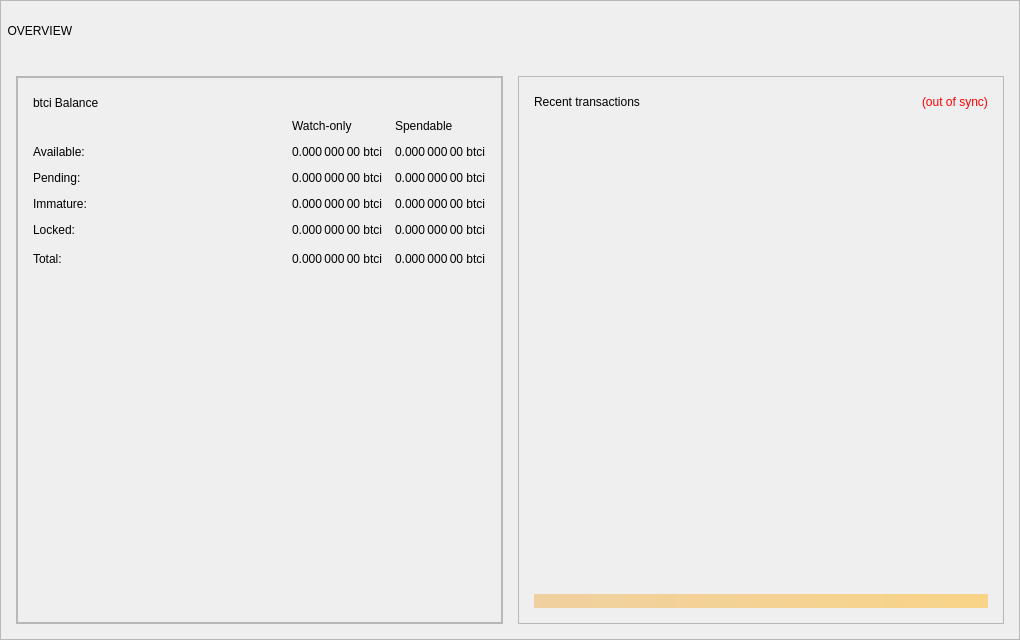
<?xml version="1.0" encoding="UTF-8"?>
<ui version="4.0">
 <class>OverviewPage</class>
 <widget class="QWidget" name="OverviewPage">
  <property name="geometry">
   <rect>
    <x>0</x>
    <y>0</y>
    <width>1020</width>
    <height>640</height>
   </rect>
  </property>
  <property name="minimumSize">
   <size>
    <width>900</width>
    <height>640</height>
   </size>
  </property>
  <property name="windowTitle">
   <string>Form</string>
  </property>
  <property name="styleSheet">
   <string notr="true"/>
  </property>
  <layout class="QVBoxLayout" name="topLayout" stretch="1">
   <property name="leftMargin">
    <number>0</number>
   </property>
   <property name="topMargin">
    <number>0</number>
   </property>
   <property name="rightMargin">
    <number>0</number>
   </property>
   <property name="bottomMargin">
    <number>0</number>
   </property>
   <item>
    <widget class="QFrame" name="frame_BG">
     <property name="minimumSize">
      <size>
       <width>400</width>
       <height>610</height>
      </size>
     </property>
     <property name="maximumSize">
      <size>
       <width>16777215</width>
       <height>16777215</height>
      </size>
     </property>
     <property name="frameShape">
      <enum>QFrame::StyledPanel</enum>
     </property>
     <property name="frameShadow">
      <enum>QFrame::Raised</enum>
     </property>
     <layout class="QVBoxLayout" name="verticalLayout_3" stretch="0">
      <property name="leftMargin">
       <number>0</number>
      </property>
      <property name="topMargin">
       <number>0</number>
      </property>
      <property name="rightMargin">
       <number>0</number>
      </property>
      <property name="bottomMargin">
       <number>6</number>
      </property>
      <item>
       <layout class="QVBoxLayout" name="verticalLayout_Master" stretch="0,1">
        <property name="leftMargin">
         <number>0</number>
        </property>
        <property name="topMargin">
         <number>0</number>
        </property>
        <property name="rightMargin">
         <number>0</number>
        </property>
        <property name="bottomMargin">
         <number>0</number>
        </property>
        <item>
         <widget class="QFrame" name="frame_Header">
          <layout class="QVBoxLayout" name="verticalLayout_Header" stretch="0">
           <property name="leftMargin">
            <number>0</number>
           </property>
           <property name="topMargin">
            <number>0</number>
           </property>
           <property name="rightMargin">
            <number>0</number>
           </property>
           <property name="bottomMargin">
            <number>0</number>
           </property>
           <item>
            <layout class="QHBoxLayout" name="horizontalLayout_Header" stretch="1,0,1">
             <property name="spacing">
              <number>6</number>
             </property>
             <item>
              <widget class="QLabel" name="labelOverviewHeaderLeft">
               <property name="minimumSize">
                <size>
                 <width>464</width>
                 <height>60</height>
                </size>
               </property>
               <property name="maximumSize">
                <size>
                 <width>16777215</width>
                 <height>60</height>
                </size>
               </property>
               <property name="font">
                <font/>
               </property>
               <property name="text">
                <string>  OVERVIEW</string>
               </property>
               <property name="alignment">
                <set>Qt::AlignLeading|Qt::AlignLeft|Qt::AlignVCenter</set>
               </property>
              </widget>
             </item>
             <item>
              <spacer name="horizontalSpacer_Header">
               <property name="orientation">
                <enum>Qt::Horizontal</enum>
               </property>
               <property name="sizeType">
                <enum>QSizePolicy::Expanding</enum>
               </property>
               <property name="sizeHint" stdset="0">
                <size>
                 <width>40</width>
                 <height>20</height>
                </size>
               </property>
              </spacer>
             </item>
             <item>
              <widget class="QLabel" name="labelOverviewHeaderRight">
               <property name="sizePolicy">
                <sizepolicy hsizetype="Minimum" vsizetype="Minimum">
                 <horstretch>0</horstretch>
                 <verstretch>0</verstretch>
                </sizepolicy>
               </property>
               <property name="minimumSize">
                <size>
                 <width>250</width>
                 <height>55</height>
                </size>
               </property>
               <property name="maximumSize">
                <size>
                 <width>250</width>
                 <height>55</height>
                </size>
               </property>
               <property name="font">
                <font/>
               </property>
               <property name="layoutDirection">
                <enum>Qt::RightToLeft</enum>
               </property>
               <property name="text">
                <string/>
               </property>
               <property name="alignment">
                <set>Qt::AlignRight|Qt::AlignTrailing|Qt::AlignVCenter</set>
               </property>
              </widget>
             </item>
            </layout>
           </item>
          </layout>
         </widget>
        </item>
        <item>
         <widget class="QFrame" name="frame_Content">
          <layout class="QVBoxLayout" name="verticalLayout_Content">
           <property name="leftMargin">
            <number>15</number>
           </property>
           <property name="topMargin">
            <number>9</number>
           </property>
           <property name="rightMargin">
            <number>15</number>
           </property>
           <property name="bottomMargin">
            <number>9</number>
           </property>
           <item>
            <layout class="QHBoxLayout" name="horizontalLayout_Content" stretch="1,1">
             <property name="spacing">
              <number>15</number>
             </property>
             <item>
              <layout class="QVBoxLayout" name="verticalLayout_left" stretch="1">
               <property name="spacing">
                <number>15</number>
               </property>
               <item>
                <widget class="QFrame" name="frameObfuscation">
                 <property name="minimumSize">
                  <size>
                   <width>0</width>
                   <height>0</height>
                  </size>
                 </property>
                 <property name="frameShape">
                  <enum>QFrame::StyledPanel</enum>
                 </property>
                 <property name="frameShadow">
                  <enum>QFrame::Raised</enum>
                 </property>
                 <layout class="QVBoxLayout" name="verticalLayout" stretch="0">
                  <property name="spacing">
                   <number>15</number>
                  </property>
                  <property name="leftMargin">
                   <number>0</number>
                  </property>
                  <property name="topMargin">
                   <number>0</number>
                  </property>
                  <property name="rightMargin">
                   <number>0</number>
                  </property>
                  <property name="bottomMargin">
                   <number>0</number>
                  </property>
                  <item>
                   <widget class="QFrame" name="frame_Balances">
                    <property name="autoFillBackground">
                     <bool>false</bool>
                    </property>
                    <property name="styleSheet">
                     <string notr="true">basckground-color:#fff;</string>
                    </property>
                    <property name="frameShape">
                     <enum>QFrame::StyledPanel</enum>
                    </property>
                    <property name="frameShadow">
                     <enum>QFrame::Raised</enum>
                    </property>
                    <layout class="QVBoxLayout" name="verticalLayout_4">
                     <property name="leftMargin">
                      <number>15</number>
                     </property>
                     <property name="topMargin">
                      <number>15</number>
                     </property>
                     <property name="rightMargin">
                      <number>15</number>
                     </property>
                     <property name="bottomMargin">
                      <number>15</number>
                     </property>
                     <item>
                      <layout class="QGridLayout" name="gridLayout_2">
                       <item row="0" column="1">
                        <spacer name="horizontalSpacer_3">
                         <property name="orientation">
                          <enum>Qt::Horizontal</enum>
                         </property>
                         <property name="sizeHint" stdset="0">
                          <size>
                           <width>40</width>
                           <height>20</height>
                          </size>
                         </property>
                        </spacer>
                       </item>
                       <item row="0" column="0" alignment="Qt::AlignLeft">
                        <widget class="QLabel" name="label_5">
                         <property name="minimumSize">
                          <size>
                           <width>0</width>
                           <height>20</height>
                          </size>
                         </property>
                         <property name="font">
                          <font/>
                         </property>
                         <property name="text">
                          <string>btci Balance</string>
                         </property>
                        </widget>
                       </item>
                      </layout>
                     </item>
                     <item>
                      <layout class="QGridLayout" name="gridLayout">
                       <property name="spacing">
                        <number>12</number>
                       </property>
                       <item row="3" column="0">
                        <widget class="QLabel" name="labelImmatureText">
                         <property name="text">
                          <string>Immature:</string>
                         </property>
                        </widget>
                       </item>
                       <item row="4" column="0">
                        <widget class="QLabel" name="labelLockedBalanceText">
                         <property name="toolTip">
                          <string>Locked btci or Masternode collaterals. These are excluded from zbtci minting.</string>
                         </property>
                         <property name="text">
                          <string>Locked:</string>
                         </property>
                        </widget>
                       </item>
                       <item row="5" column="0">
                        <widget class="QLabel" name="labelTotalText">
                         <property name="toolTip">
                          <string>Your current btci balance, unconfirmed and immature transactions included</string>
                         </property>
                         <property name="text">
                          <string>Total:</string>
                         </property>
                        </widget>
                       </item>
                       <item row="5" column="1">
                        <spacer name="horizontalSpacer_9">
                         <property name="orientation">
                          <enum>Qt::Horizontal</enum>
                         </property>
                         <property name="sizeHint" stdset="0">
                          <size>
                           <width>40</width>
                           <height>20</height>
                          </size>
                         </property>
                        </spacer>
                       </item>
                       <item row="1" column="0">
                        <widget class="QLabel" name="labelBalanceText">
                         <property name="text">
                          <string>Available:</string>
                         </property>
                        </widget>
                       </item>
                       <item row="2" column="0">
                        <widget class="QLabel" name="labelPendingText">
                         <property name="text">
                          <string>Pending:</string>
                         </property>
                        </widget>
                       </item>
                       <item row="0" column="3">
                        <widget class="QLabel" name="labelSpendable">
                         <property name="text">
                          <string>Spendable</string>
                         </property>
                         <property name="alignment">
                          <set>Qt::AlignLeading|Qt::AlignLeft|Qt::AlignVCenter</set>
                         </property>
                        </widget>
                       </item>
                       <item row="0" column="2">
                        <widget class="QLabel" name="labelWatchonly">
                         <property name="text">
                          <string>Watch-only</string>
                         </property>
                         <property name="alignment">
                          <set>Qt::AlignLeading|Qt::AlignLeft|Qt::AlignVCenter</set>
                         </property>
                        </widget>
                       </item>
                       <item row="1" column="2">
                        <widget class="QLabel" name="labelWatchAvailable">
                         <property name="font">
                          <font/>
                         </property>
                         <property name="cursor">
                          <cursorShape>IBeamCursor</cursorShape>
                         </property>
                         <property name="toolTip">
                          <string>Your current balance in watch-only addresses</string>
                         </property>
                         <property name="text">
                          <string notr="true">0.000 000 00 btci</string>
                         </property>
                         <property name="alignment">
                          <set>Qt::AlignLeading|Qt::AlignLeft|Qt::AlignVCenter</set>
                         </property>
                         <property name="textInteractionFlags">
                          <set>Qt::LinksAccessibleByMouse|Qt::TextSelectableByKeyboard|Qt::TextSelectableByMouse</set>
                         </property>
                        </widget>
                       </item>
                       <item row="1" column="3">
                        <widget class="QLabel" name="labelBalance">
                         <property name="font">
                          <font/>
                         </property>
                         <property name="cursor">
                          <cursorShape>IBeamCursor</cursorShape>
                         </property>
                         <property name="toolTip">
                          <string>Your current spendable balance</string>
                         </property>
                         <property name="text">
                          <string notr="true">0.000 000 00 btci</string>
                         </property>
                         <property name="alignment">
                          <set>Qt::AlignLeading|Qt::AlignLeft|Qt::AlignVCenter</set>
                         </property>
                         <property name="textInteractionFlags">
                          <set>Qt::LinksAccessibleByMouse|Qt::TextSelectableByKeyboard|Qt::TextSelectableByMouse</set>
                         </property>
                        </widget>
                       </item>
                       <item row="2" column="2">
                        <widget class="QLabel" name="labelWatchPending">
                         <property name="font">
                          <font/>
                         </property>
                         <property name="cursor">
                          <cursorShape>IBeamCursor</cursorShape>
                         </property>
                         <property name="toolTip">
                          <string>Unconfirmed transactions to watch-only addresses</string>
                         </property>
                         <property name="text">
                          <string notr="true">0.000 000 00 btci</string>
                         </property>
                         <property name="alignment">
                          <set>Qt::AlignLeading|Qt::AlignLeft|Qt::AlignVCenter</set>
                         </property>
                         <property name="textInteractionFlags">
                          <set>Qt::LinksAccessibleByMouse|Qt::TextSelectableByKeyboard|Qt::TextSelectableByMouse</set>
                         </property>
                        </widget>
                       </item>
                       <item row="2" column="3">
                        <widget class="QLabel" name="labelUnconfirmed">
                         <property name="font">
                          <font/>
                         </property>
                         <property name="cursor">
                          <cursorShape>IBeamCursor</cursorShape>
                         </property>
                         <property name="toolTip">
                          <string>Total of transactions that have yet to be confirmed, and do not yet count toward the spendable balance</string>
                         </property>
                         <property name="text">
                          <string notr="true">0.000 000 00 btci</string>
                         </property>
                         <property name="alignment">
                          <set>Qt::AlignLeading|Qt::AlignLeft|Qt::AlignVCenter</set>
                         </property>
                         <property name="textInteractionFlags">
                          <set>Qt::LinksAccessibleByMouse|Qt::TextSelectableByKeyboard|Qt::TextSelectableByMouse</set>
                         </property>
                        </widget>
                       </item>
                       <item row="3" column="2">
                        <widget class="QLabel" name="labelWatchImmature">
                         <property name="font">
                          <font/>
                         </property>
                         <property name="cursor">
                          <cursorShape>IBeamCursor</cursorShape>
                         </property>
                         <property name="toolTip">
                          <string>Staked or masternode rewards in watch-only addresses that has not yet matured</string>
                         </property>
                         <property name="text">
                          <string notr="true">0.000 000 00 btci</string>
                         </property>
                         <property name="alignment">
                          <set>Qt::AlignLeading|Qt::AlignLeft|Qt::AlignVCenter</set>
                         </property>
                         <property name="textInteractionFlags">
                          <set>Qt::LinksAccessibleByMouse|Qt::TextSelectableByKeyboard|Qt::TextSelectableByMouse</set>
                         </property>
                        </widget>
                       </item>
                       <item row="3" column="3">
                        <widget class="QLabel" name="labelImmature">
                         <property name="font">
                          <font/>
                         </property>
                         <property name="cursor">
                          <cursorShape>IBeamCursor</cursorShape>
                         </property>
                         <property name="toolTip">
                          <string>Staked or masternode rewards that has not yet matured</string>
                         </property>
                         <property name="text">
                          <string notr="true">0.000 000 00 btci</string>
                         </property>
                         <property name="alignment">
                          <set>Qt::AlignLeading|Qt::AlignLeft|Qt::AlignVCenter</set>
                         </property>
                         <property name="textInteractionFlags">
                          <set>Qt::LinksAccessibleByMouse|Qt::TextSelectableByKeyboard|Qt::TextSelectableByMouse</set>
                         </property>
                        </widget>
                       </item>
                       <item row="4" column="2">
                        <widget class="QLabel" name="labelWatchLocked">
                         <property name="font">
                          <font/>
                         </property>
                         <property name="cursor">
                          <cursorShape>IBeamCursor</cursorShape>
                         </property>
                         <property name="toolTip">
                          <string>Current locked balance in watch-only addresses</string>
                         </property>
                         <property name="text">
                          <string notr="true">0.000 000 00 btci</string>
                         </property>
                         <property name="alignment">
                          <set>Qt::AlignLeading|Qt::AlignLeft|Qt::AlignVCenter</set>
                         </property>
                         <property name="textInteractionFlags">
                          <set>Qt::LinksAccessibleByMouse|Qt::TextSelectableByKeyboard|Qt::TextSelectableByMouse</set>
                         </property>
                        </widget>
                       </item>
                       <item row="4" column="3">
                        <widget class="QLabel" name="labelLockedBalance">
                         <property name="font">
                          <font/>
                         </property>
                         <property name="cursor">
                          <cursorShape>IBeamCursor</cursorShape>
                         </property>
                         <property name="toolTip">
                          <string>Locked btci or Masternode collaterals. These are excluded from zbtci minting.</string>
                         </property>
                         <property name="text">
                          <string notr="true">0.000 000 00 btci</string>
                         </property>
                         <property name="alignment">
                          <set>Qt::AlignLeading|Qt::AlignLeft|Qt::AlignVCenter</set>
                         </property>
                         <property name="textInteractionFlags">
                          <set>Qt::LinksAccessibleByMouse|Qt::TextSelectableByKeyboard|Qt::TextSelectableByMouse</set>
                         </property>
                        </widget>
                       </item>
                       <item row="5" column="2">
                        <widget class="QLabel" name="labelWatchTotal">
                         <property name="font">
                          <font/>
                         </property>
                         <property name="cursor">
                          <cursorShape>IBeamCursor</cursorShape>
                         </property>
                         <property name="toolTip">
                          <string>Current total balance in watch-only addresses</string>
                         </property>
                         <property name="text">
                          <string notr="true">0.000 000 00 btci</string>
                         </property>
                         <property name="alignment">
                          <set>Qt::AlignLeading|Qt::AlignLeft|Qt::AlignVCenter</set>
                         </property>
                         <property name="textInteractionFlags">
                          <set>Qt::LinksAccessibleByMouse|Qt::TextSelectableByKeyboard|Qt::TextSelectableByMouse</set>
                         </property>
                        </widget>
                       </item>
                       <item row="5" column="3">
                        <widget class="QLabel" name="labelTotal">
                         <property name="font">
                          <font/>
                         </property>
                         <property name="cursor">
                          <cursorShape>IBeamCursor</cursorShape>
                         </property>
                         <property name="toolTip">
                          <string>Your current btci balance, unconfirmed and immature transactions included</string>
                         </property>
                         <property name="text">
                          <string notr="true">0.000 000 00 btci</string>
                         </property>
                         <property name="alignment">
                          <set>Qt::AlignLeading|Qt::AlignLeft|Qt::AlignVCenter</set>
                         </property>
                         <property name="textInteractionFlags">
                          <set>Qt::LinksAccessibleByMouse|Qt::TextSelectableByKeyboard|Qt::TextSelectableByMouse</set>
                         </property>
                        </widget>
                       </item>
                      </layout>
                     </item>
                     <item>
                      <spacer name="verticalSpacer_3">
                       <property name="orientation">
                        <enum>Qt::Vertical</enum>
                       </property>
                       <property name="sizeType">
                        <enum>QSizePolicy::Expanding</enum>
                       </property>
                       <property name="sizeHint" stdset="0">
                        <size>
                         <width>20</width>
                         <height>40</height>
                        </size>
                       </property>
                      </spacer>
                     </item>
                    </layout>
                   </widget>
                  </item>
                 </layout>
                </widget>
               </item>
              </layout>
             </item>
             <item>
              <layout class="QVBoxLayout" name="verticalLayout_right" stretch="0">
               <item>
                <widget class="QFrame" name="frame_RecentTransactions">
                 <property name="minimumSize">
                  <size>
                   <width>410</width>
                   <height>100</height>
                  </size>
                 </property>
                 <property name="frameShape">
                  <enum>QFrame::StyledPanel</enum>
                 </property>
                 <property name="frameShadow">
                  <enum>QFrame::Raised</enum>
                 </property>
                 <layout class="QVBoxLayout" name="verticalLayout_1" stretch="0,0,0,0">
                  <property name="leftMargin">
                   <number>15</number>
                  </property>
                  <property name="topMargin">
                   <number>15</number>
                  </property>
                  <property name="rightMargin">
                   <number>15</number>
                  </property>
                  <property name="bottomMargin">
                   <number>15</number>
                  </property>
                  <item>
                   <layout class="QHBoxLayout" name="horizontalLayout_2">
                    <item>
                     <widget class="QLabel" name="label_4">
                      <property name="minimumSize">
                       <size>
                        <width>190</width>
                        <height>20</height>
                       </size>
                      </property>
                      <property name="font">
                       <font/>
                      </property>
                      <property name="text">
                       <string>Recent transactions</string>
                      </property>
                     </widget>
                    </item>
                    <item>
                     <spacer name="horizontalSpacer">
                      <property name="orientation">
                       <enum>Qt::Horizontal</enum>
                      </property>
                      <property name="sizeHint" stdset="0">
                       <size>
                        <width>40</width>
                        <height>20</height>
                       </size>
                      </property>
                     </spacer>
                    </item>
                    <item>
                     <widget class="QLabel" name="labelTransactionsStatus">
                      <property name="cursor">
                       <cursorShape>WhatsThisCursor</cursorShape>
                      </property>
                      <property name="toolTip">
                       <string>The displayed information may be out of date. Your wallet automatically synchronizes with the btci network after a connection is established, but this process has not completed yet.</string>
                      </property>
                      <property name="styleSheet">
                       <string notr="true">QLabel { color: red; }</string>
                      </property>
                      <property name="text">
                       <string notr="true">(out of sync)</string>
                      </property>
                      <property name="alignment">
                       <set>Qt::AlignLeading|Qt::AlignLeft|Qt::AlignVCenter</set>
                      </property>
                     </widget>
                    </item>
                   </layout>
                  </item>
                  <item>
                   <widget class="QListView" name="listTransactions">
                    <property name="minimumSize">
                     <size>
                      <width>0</width>
                      <height>0</height>
                     </size>
                    </property>
                    <property name="styleSheet">
                     <string notr="true">QListView { background: transparent; }</string>
                    </property>
                    <property name="frameShape">
                     <enum>QFrame::NoFrame</enum>
                    </property>
                    <property name="verticalScrollBarPolicy">
                     <enum>Qt::ScrollBarAlwaysOff</enum>
                    </property>
                    <property name="horizontalScrollBarPolicy">
                     <enum>Qt::ScrollBarAlwaysOff</enum>
                    </property>
                    <property name="selectionMode">
                     <enum>QAbstractItemView::NoSelection</enum>
                    </property>
                   </widget>
                  </item>
                  <item>
                   <spacer name="verticalSpacer_2">
                    <property name="orientation">
                     <enum>Qt::Vertical</enum>
                    </property>
                    <property name="sizeType">
                     <enum>QSizePolicy::Expanding</enum>
                    </property>
                    <property name="sizeHint" stdset="0">
                     <size>
                      <width>20</width>
                      <height>40</height>
                     </size>
                    </property>
                   </spacer>
                  </item>
                  <item>
                   <widget class="QLabel" name="labelAlerts">
                    <property name="maximumSize">
                     <size>
                      <width>16777215</width>
                      <height>16777215</height>
                     </size>
                    </property>
                    <property name="styleSheet">
                     <string notr="true">background-color: qlineargradient(x1: 0, y1: 0, x2: 1, y2: 0, stop:0 #F0D0A0, stop:1 #F8D488); color:#000000;</string>
                    </property>
                    <property name="text">
                     <string/>
                    </property>
                    <property name="wordWrap">
                     <bool>true</bool>
                    </property>
                    <property name="margin">
                     <number>3</number>
                    </property>
                   </widget>
                  </item>
                 </layout>
                </widget>
               </item>
              </layout>
             </item>
            </layout>
           </item>
          </layout>
         </widget>
        </item>
       </layout>
      </item>
     </layout>
    </widget>
   </item>
  </layout>
 </widget>
 <resources/>
 <connections/>
</ui>
